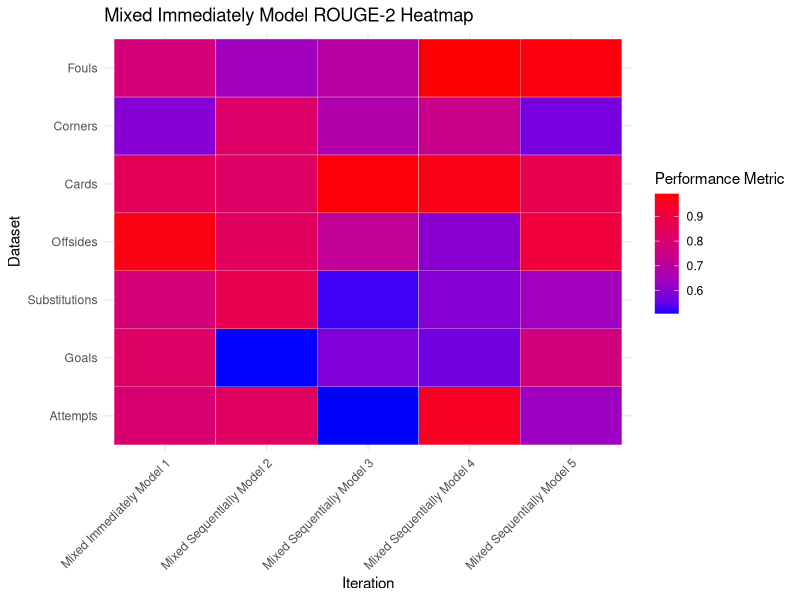
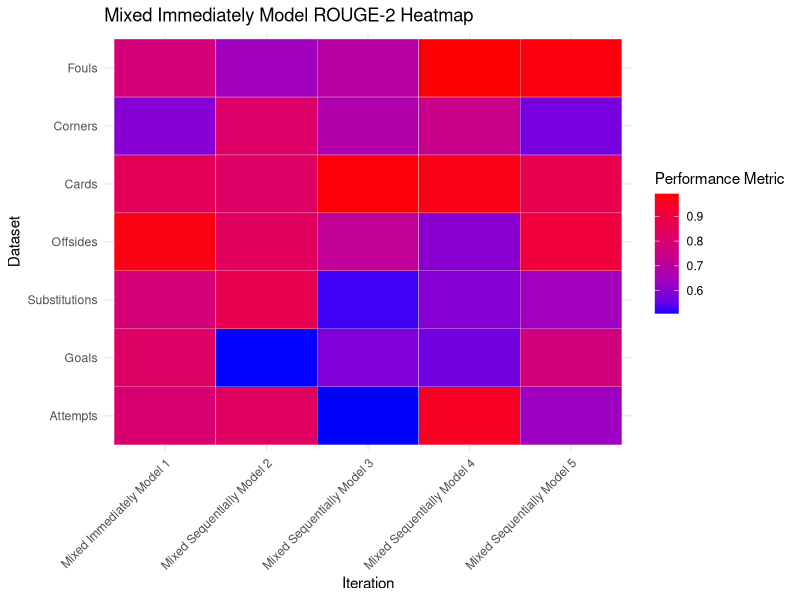

Reproduce these figures in R, in order.
library(ggplot2)

# dataset names
dataset_names <- c("Attempts", "Goals", "Substitutions", "Offsides", "Cards", "Corners", "Fouls")

# iteration names - reflecting five different models
iteration_names <- c("Mixed Immediately Model 1", "Mixed Sequentially Model 2", "Mixed Sequentially Model 3", "Mixed Sequentially Model 4", "Mixed Sequentially Model 5")

# Create an empty data frame to store the model performance
model_performance <- data.frame(
  Iteration = factor(),
  Dataset = factor(),
  PerformanceMetric = numeric()
)

# Populate the data frame with your data
for (i in 1:5) {  # Iterate over five models
  # Generate performance metrics for the datasets
  # Assuming each model is tested on all datasets
  performance_metrics <- runif(7, min = 0.5, max = 1)  # 7 datasets
  
  # Create iteration data for all datasets
  iteration_data <- data.frame(
    Iteration = factor(rep(iteration_names[i], 7), levels = iteration_names),  # Repeat for all datasets
    Dataset = factor(dataset_names, levels = dataset_names),
    PerformanceMetric = performance_metrics
  )
  
  # Combine the iteration data with the main data frame
  model_performance <- rbind(model_performance, iteration_data)
}

# Create the heatmap
heatmap <- ggplot(model_performance, aes(x = Iteration, y = Dataset, fill = PerformanceMetric)) +
  geom_tile(color = "white") +  # Add white lines to separate the tiles
  scale_fill_gradient(low = "blue", high = "red") +  # Use the same blue to red gradient for the performance metric
  theme_minimal() + 
  theme(axis.text.x = element_text(angle = 45, hjust = 1, vjust = 1)) +
  labs(title = "Mixed Immediately Model ROUGE-2 Heatmap",
       x = "Iteration",
       y = "Dataset",
       fill = "Performance Metric")

# Print the heatmap
print(heatmap)

# Save the heatmap
ggsave("mixed_immediatley_model_ROUGE_2_heatmap.png", plot = heatmap, width = 12, height = 6, dpi = 300)
